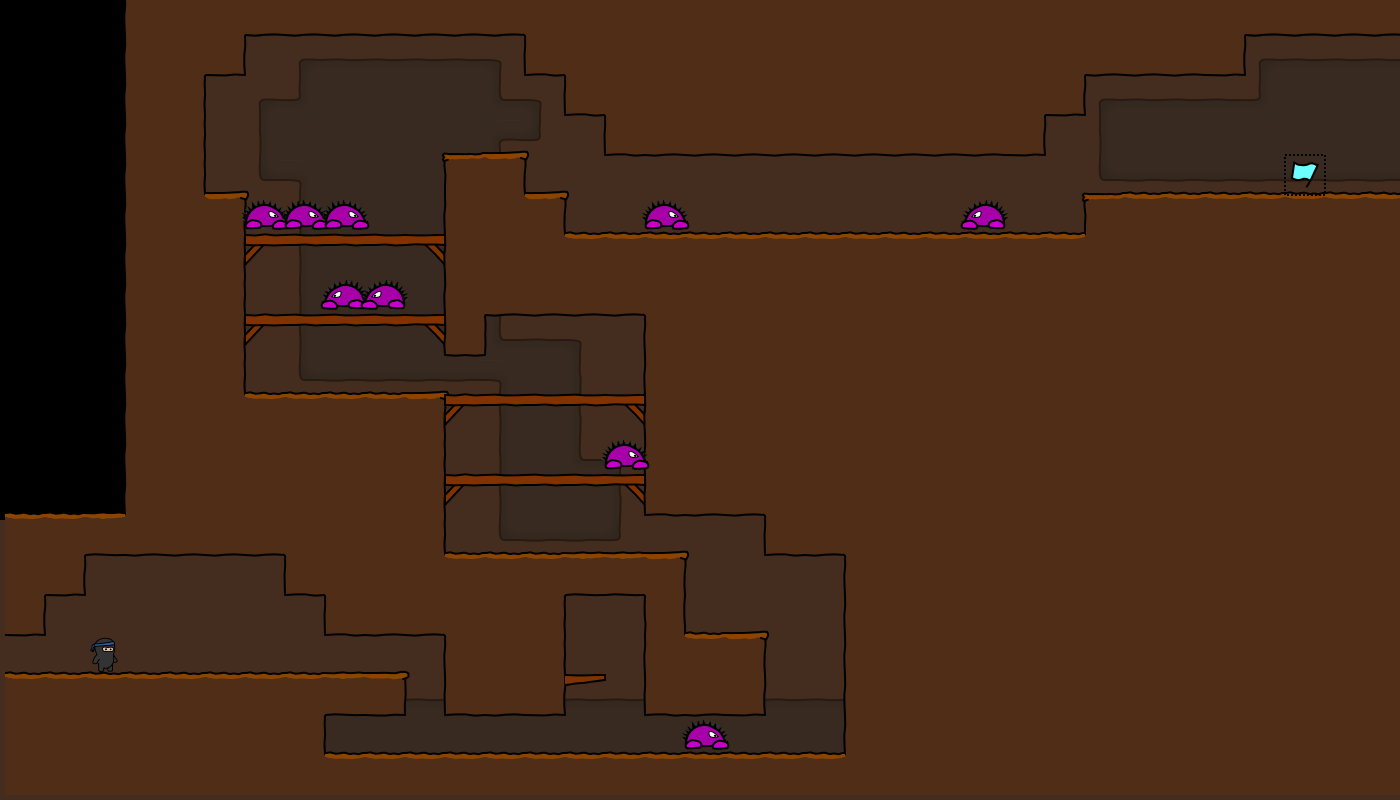

This game map was drawn from its Tiled (.tmx) file and the tilesets committed beside it. A one-line description and the trimmed map source follow:
An orthogonal 35x20 tile map with 40x40 px tiles, 3 tile layers (bg, walls, objects), 1 hidden layer not drawn, 4 tilesets.

<map version="1.0" orientation="orthogonal" width="35" height="20" tilewidth="40" tileheight="40">
 <properties>
  <property name="atl_directory" value="maps/" />
  <property name="atl_drawObjects" value="true" />
  <property name="atl_useSpritebatch" value="true" />
  <property name="atl_viewH" value="600" />
  <property name="atl_viewPadding" value="10" />
  <property name="atl_viewScaling" value="1" />
  <property name="atl_viewW" value="800" />
  <property name="atl_viewX" value="0" />
  <property name="atl_viewY" value="0" />
 </properties>
 <tileset firstgid="1" name="world1" tilewidth="50" tileheight="50">
  <image source="world1.png" width="400" height="850" />
 </tileset>
 <tileset firstgid="137" name="background" tilewidth="40" tileheight="40">
  <image source="background1.png" width="320" height="1480" />
 </tileset>
 <tileset firstgid="433" name="objectpalette" tilewidth="50" tileheight="50">
  <image source="objectpalette.png" width="400" height="500" />
 </tileset>
 <tileset firstgid="513" name="foreground" tilewidth="50" tileheight="50">
  <image source="foreground1.png" width="400" height="400" />
 </tileset>
 <layer name="bg" width="35" height="20">
  <properties>
   <property name="atl_offsetX" value="0" />
   <property name="atl_offsetY" value="0" />
   <property name="atl_parallaxX" value="1" />
   <property name="atl_parallaxY" value="1" />
  </properties>
  <data>[700 cells, 648 non-empty, 14 distinct tile ids]</data>
 </layer>
 <layer name="walls" width="35" height="20">
  <properties>
   <property name="atl_offsetX" value="0" />
   <property name="atl_offsetY" value="0" />
   <property name="atl_parallaxX" value="1" />
   <property name="atl_parallaxY" value="1" />
  </properties>
  <data>[700 cells, 482 non-empty, 21 distinct tile ids]</data>
 </layer>
 <layer name="objects" width="35" height="20">
  <properties>
   <property name="atl_offsetX" value="0" />
   <property name="atl_offsetY" value="0" />
   <property name="atl_parallaxX" value="1" />
   <property name="atl_parallaxY" value="1" />
  </properties>
  <data>[700 cells, 11 non-empty, 4 distinct tile ids]</data>
 </layer>
 <layer name="fg" width="35" height="20" visible="0">
  <properties>
   <property name="atl_offsetX" value="0" />
   <property name="atl_offsetY" value="0" />
   <property name="atl_parallaxX" value="1" />
   <property name="atl_parallaxY" value="1" />
  </properties>
  <data>[700 cells, 0 non-empty, 0 distinct tile ids]</data>
 </layer>
</map>
